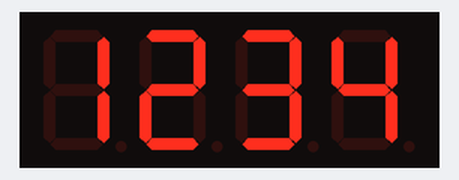
The sketch below on a simulated Arduino Uno, built with avr-gcc and run on an emulated ATmega328P. On the bench: 4-digit seven-segment display. What the sketch prints to the serial monitor is not drawn.

Above: at 0.5 s.
At 2.9 s:
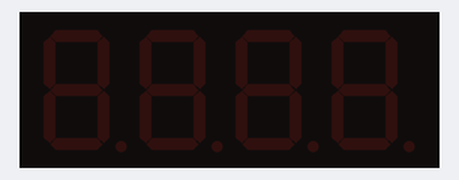
At 6.2 s:
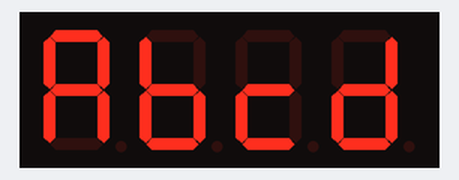
At 13.2 s:
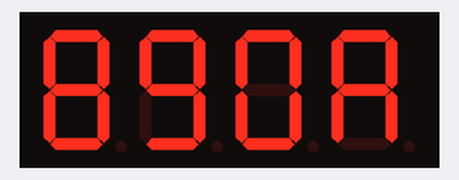
At 14.2 s:
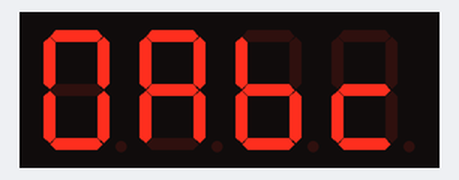
At 16.2 s:
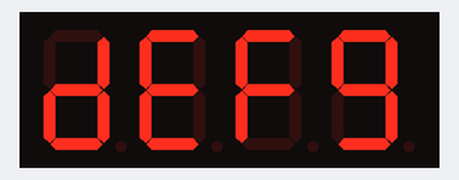

Measured:
- by itself, everything shown: repeats every 18.2 s, in 39 steps
- what the display in image 1 shows lasts 1.0 s, from 2.8 s to 3.8 s
- what the display in image 2 shows lasts 2.0 s, from 6.2 s to 8.2 s
- what the display in image 3 shows lasts 0.5 s, from 13.2 s to 13.7 s

The sketch:

02TM1650.ino
```cpp
#include <Wire.h>
#include <TM1650.h>

TM1650 d;

void setup()
{
  Wire.begin(); //Join the bus as master

  Serial.begin(38400); //Start serial communication at 9600 for debug statements
  Serial.println("TM1650 Example Code");

  d.init();

}

void loop()
{
  d.displayOff();
  d.displayString("____");
  d.setBrightness(TM1650_MIN_BRIGHT);
  d.displayOn();
  delay(100);
  char line[] = "1234";

  d.displayString(line);
  d.setBrightnessGradually(TM1650_MAX_BRIGHT);
  delay(2000);
  d.setBrightnessGradually(TM1650_MIN_BRIGHT);
  d.displayOff();
  delay(1000);

  line[1] |= 128;
  d.displayOn();
  d.setBrightnessGradually(TM1650_MAX_BRIGHT);
  d.displayString(line);
  delay(2000);

//  for (int i=0; i<8; i++) {
//    d.setBrightness(i);
//    delay(500);
//  }

  d.displayString("abcd");
  delay(2000);

  d.displayString("1234");
  delay(2000);

  if (d.displayRunning("1234567890abcdefg")) {
    while (d.displayRunningShift()) delay(500);
  }
  delay(2000);

  }
```
